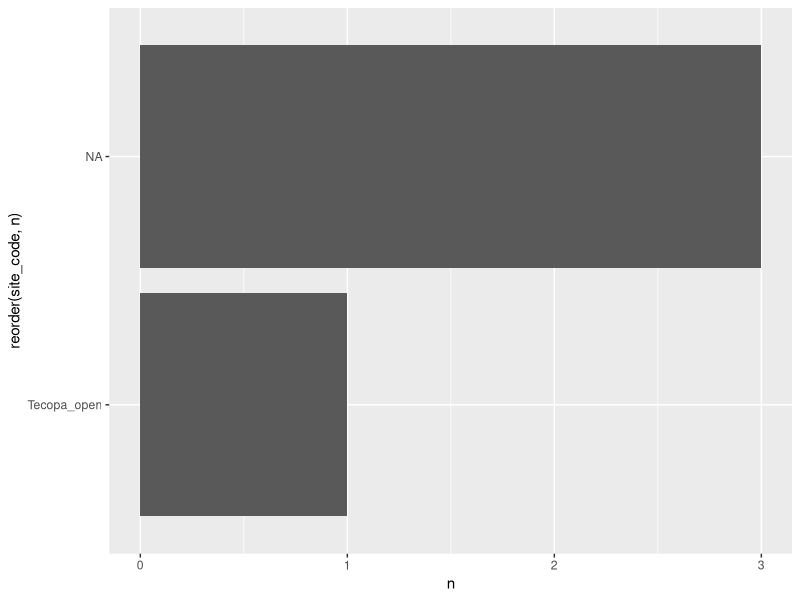
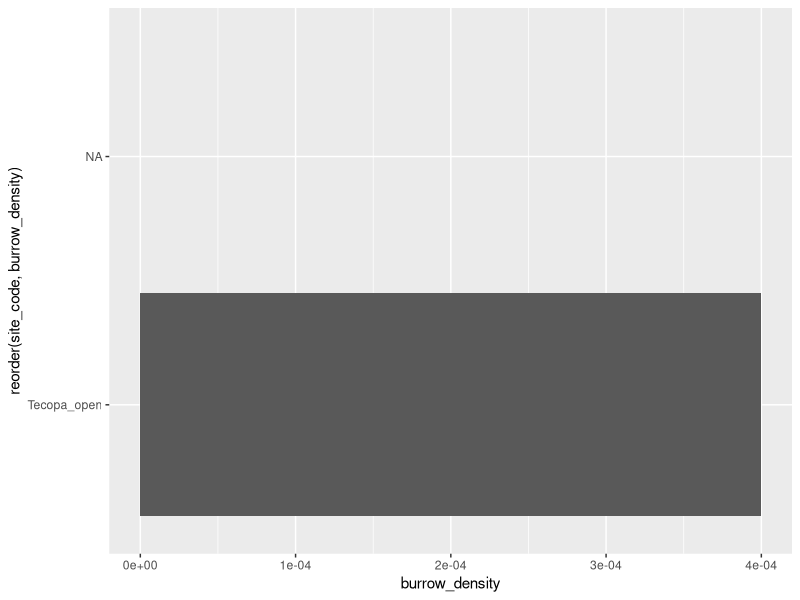
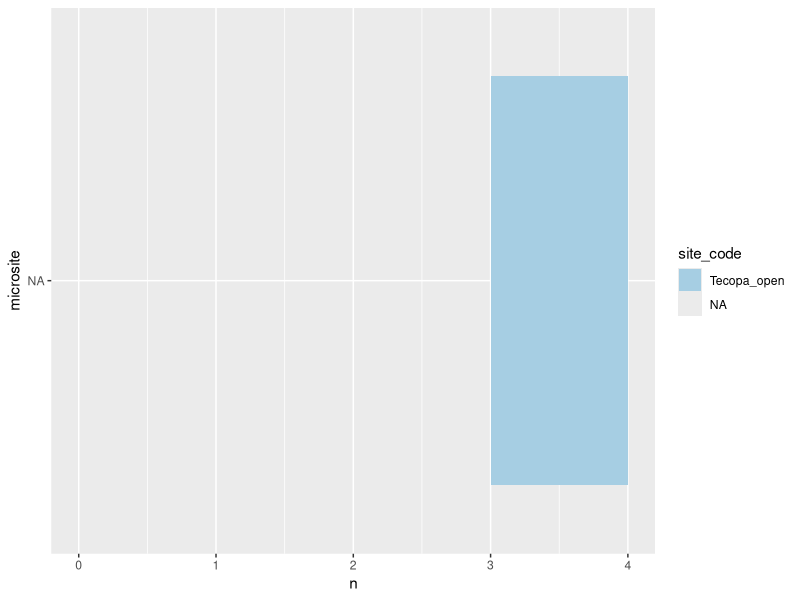
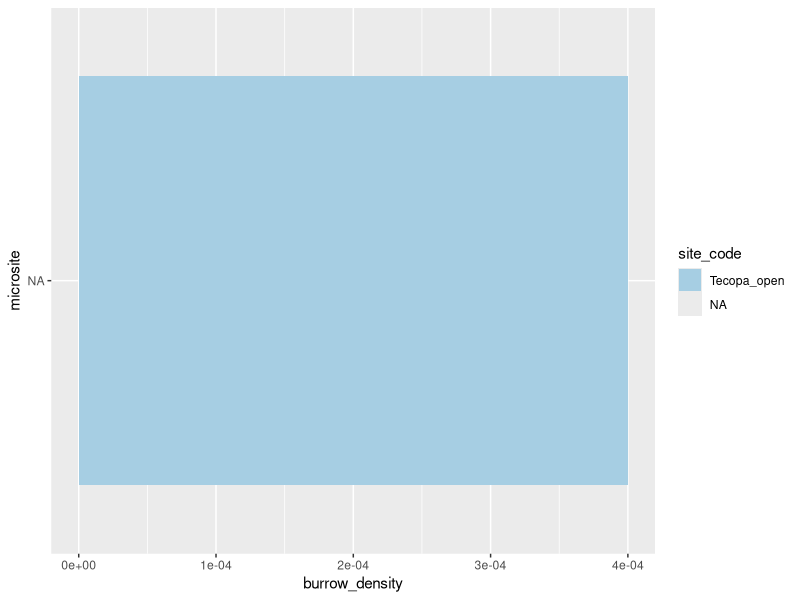

The R script that drew these images, in order:
## ---- chunk 1
knitr::opts_chunk$set(echo = TRUE, message = FALSE, warning = FALSE)
## ---- chunk 2
library(tidyverse)

#metadata
mdata <- read_csv("data/expta_metadata.csv")
knitr::kable(mdata)

sites <- read_csv("data/expta_sites.csv")
knitr::kable(sites)

plots <- sites %>% 
  select(site_code, plot_size_m2)

#data
data <- read_csv("data/expta.csv")
#str(data)

d1 <- data %>% 
  group_by(site_code, microsite) %>% 
  summarise(n = n())

d1 <- left_join(d1, plots) %>% 
  mutate(burrow_density = n/plot_size_m2)


## ---- chunk 3
ggplot(d1, aes(reorder(site_code, n), n)) +
  geom_col() +
  coord_flip()

ggplot(d1, aes(reorder(site_code, burrow_density), burrow_density)) +
  geom_col() +
  coord_flip()

ggplot(d1, aes(microsite, n, fill = site_code)) +
  geom_col() +
  coord_flip() +
  scale_fill_brewer(palette = "Paired")

ggplot(d1, aes(microsite, burrow_density, fill = site_code)) +
  geom_col() +
  coord_flip() +
  scale_fill_brewer(palette = "Paired")


